Frame 1 (no input): blank canvas, image omitted
Frame 60 (no input): blank canvas, image omitted
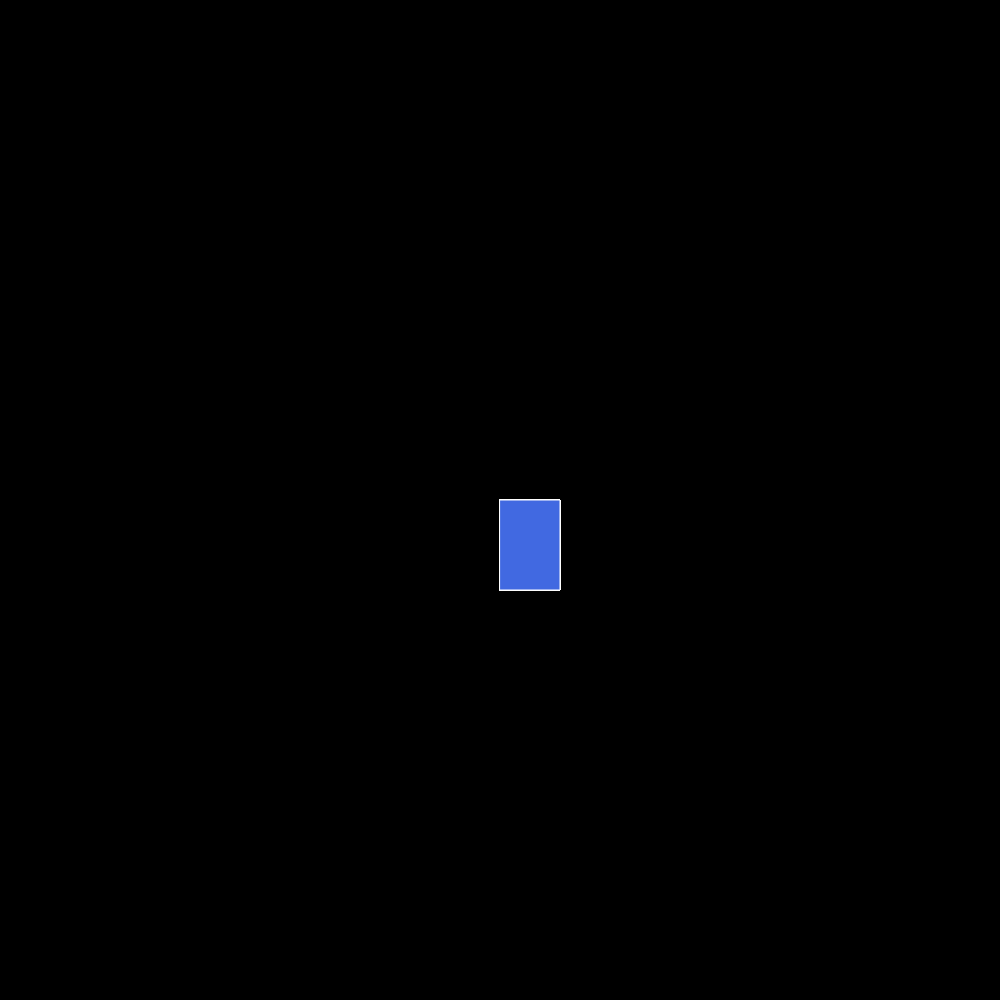
Frame 120 (the mouse pressed at the canvas centre since frame 60)

The p5.js sketch whose frames 1 and 60 were blank and that drew this single picture after the mouse press (run headless with seeded random() and noise() and a simulated clock; from frame 60 on, the mouse is pressed at the canvas centre):

// p5.js sketch
// ── sketch.js
function setup() {
    createCanvas(1000, 1000);
    background("black");
  }
  
  function draw() {
    stroke("white");
    fill("royalblue");
  
    // console.log(mouseIsPressed);
  
    if (mouseIsPressed) {
      rect(mouseX, mouseY, 60, 90);
    }
  }
  
